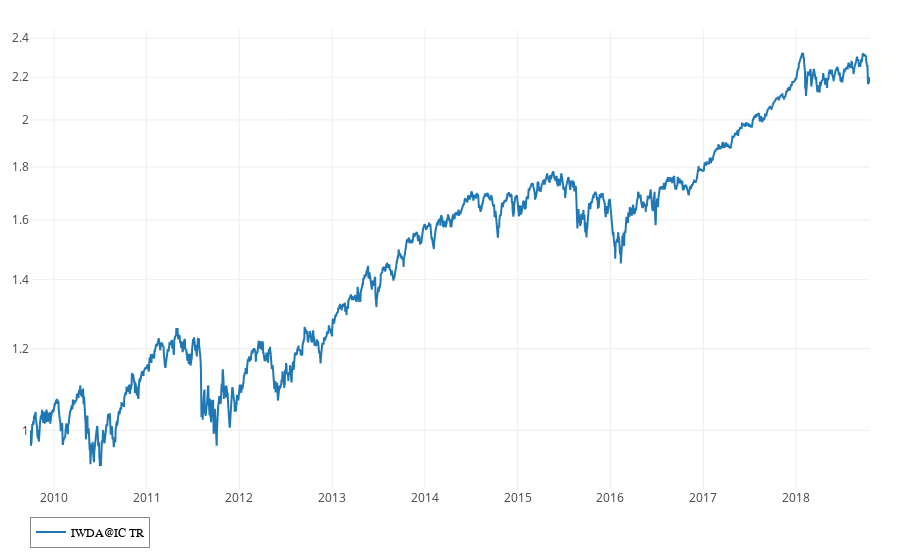

The notebook cell this image was saved under:
### Code cell
show(get("IWDA@IC"))

### Figure 1 — Plotly figure (JSON) as saved in the notebook; plotly's stock layout.template omitted (floating-point values rounded to 4 significant figures; data arrays with more than 128 entries replaced by an {"elided": "..."} marker saying what was removed)
{"data": [{"connectgaps": false, "mode": "lines", "name": "IWDA@IC TR", "text": "IWDA@IC TR", "textposition": "middle right", "type": "scatter", "uid": "1c2d86d0-d383-11e8-b394-ca18968d2333", "x": {"elided": "3308 str values"}, "y": {"elided": "3308 float values"}}], "layout": {"hovermode": "closest", "legend": {"bgcolor": "rgb(255,255,255,50)", "bordercolor": "#888888", "borderwidth": 1, "font": {"color": "#000", "family": "sans-serif", "size": 12}, "orientation": "h", "traceorder": "normal", "x": 0, "y": -0.06, "yanchor": "top"}, "margin": {"b": 30, "l": 30, "pad": 0, "r": 30, "t": 30}, "showlegend": true, "xaxis": {"rangemode": "normal"}, "yaxis": {"autorange": true, "rangemode": "normal", "type": "log"}}}
